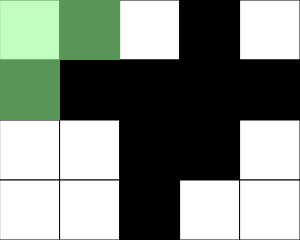
Frame 1 (no input)
Frame 60 (no input): identical to frame 1, image omitted
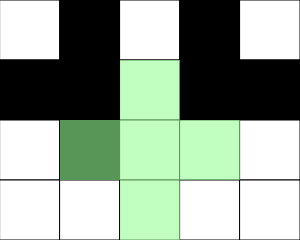
Frame 120 (the mouse pressed at the canvas centre since frame 60)

The p5.js sketch that drew these frames (run headless with seeded random() and noise() and a simulated clock; from frame 60 on, the mouse is pressed at the canvas centre):

// p5.js sketch
// ── sketch.js
// Puzzle Game Assignment
// Peyton Salzsauler
// November 4th, 2025
//
// Extra for Experts:
// - describe what you did to take this project "above and beyond"

let grid = [ //creates grid
  [0 ,255, 255, 0, 0],
  [0 , 255 , 0, 255, 0],
  [255, 0, 0, 255, 255],
  [0, 255, 255, 0, 255],
]
let squarePattern = false;
let countB;
let countW;
let rows = grid.length;
let cols = grid[0].length;

let squareSize = 60;

function setup() {
  createCanvas(cols*squareSize, rows*squareSize);
  randomGrid();
}

function draw() {
  background(220);
  renderGrid();
  gridOverlay();
  checkGrid();
}

function mousePressed(){
 
  
  let x = getCurrentX();
  let y = getCurrentY();
   
  if(squarePattern === false){
     if(keyIsDown(SHIFT)){
      flip(x,y); //flips middle selected square
      // if shift is pressed
    }
    else{ 
      //flips cross pattern
      if(x+1 < cols) flip(x+1,y);
      if(y-1 >= 0) flip(x, y-1);
      if(y+1 < rows) flip(x, y+1);
      if(x-1 >= 0) flip(x-1, y);
      flip(x,y);
    }
  }
  else {
    // flips the square pattern
    if (keyIsDown(SHIFT)) {
      flip(x, y);
      return;
    }

    flip(x, y);  // always flips the center

    if (x + 1 < cols) flip(x + 1, y);
    if (y + 1 < rows) flip(x, y + 1);
    if (x + 1 < cols && y + 1 < rows) flip(x + 1, y + 1);
  }
  
}

function getCurrentX(){
  //determine current column of mouse position
  let constrainedX = constrain(mouseX, 0, width-1);
  return floor(constrainedX / squareSize);
}

function getCurrentY(){
  //determine current row of mouse position
  let constrainedY = constrain(mouseY, 0, height-1);
  return floor(constrainedY / squareSize);
}
function flip(x,y){
  //find xy of a grid and flips that tile
  if(grid[y][x] === 0) grid[y][x] = 255;
  else grid[y][x] = 0;
}

function renderGrid(){
  stroke(0);// keeps gridlines turned on

  for (let y = 0; y < rows; y++){  //renders the grid
    for (let x = 0; x < cols; x++){
      let fillColor = grid[y][x];
      fill(fillColor);
      square(x*squareSize,y*squareSize,squareSize);
    }
  }
}
function randomGrid(){
  // create a grid that randomizes every reset
  for(let y = 0; y < rows; y++){
    for(let x = 0; x < cols; x++){
      grid[y][x] = floor(random(0,2))*255;
    }
  }
}
function checkGrid(){
  countB = 0; // counts black tiles
  countW = 0; // counts white tiles
  //check the grid to see if you won
  for(let y = 0; y < rows; y++){
    for(let x = 0; x < cols; x++){
      if(grid[y][x] === 0){//checks if all squares are black
        countB += 1;
        if(countB === rows*cols){
          textSize(75);//adds you win text
          fill(255);
          textAlign(CENTER);
          text("You Win!",width/2, height/2,);
        }
      }
      if(grid[y][x] === 255){//checks to see if all squares are white
        countW += 1;
        if(countW === rows*cols){
          textSize(75); //adds you win text
          fill(0);
          textAlign(CENTER);
          text("You Win!",width/2, height/2,);
        }
      }
    }
  }
}
function gridOverlay(){
  // creates green overlay to show selected squares
  let x = getCurrentX();
  let y = getCurrentY();


  fill(150, 255, 150, 150);
  noStroke();
  if(squarePattern === false){
    // creates cross pattern overlay
    square(x * squareSize, y * squareSize, squareSize);

    if(y-1 >= 0){
      square(x * squareSize, (y-1)* squareSize, squareSize);
    }
    if(y+1 < rows){
      square(x * squareSize, (y+1)* squareSize, squareSize);
    }
    if(x-1 >= 0){
      square((x-1) * squareSize, y * squareSize, squareSize);
    }
    if(x+1 < cols){
      square((x+1) * squareSize, y* squareSize, squareSize);
    }
    stroke(0);
  }
  else{
  // square pattern overlay
  noStroke();

  // center
  square(x * squareSize, y * squareSize, squareSize);

  // right
  if (x + 1 < cols) {
    square((x + 1) * squareSize, y * squareSize, squareSize);
  }

  // below
  if (y + 1 < rows) {
    square(x * squareSize, (y + 1) * squareSize, squareSize);
  }

  // bottom-right
  if (x + 1 < cols && y + 1 < rows) {
    square((x + 1) * squareSize, (y + 1) * squareSize, squareSize);
  }

  stroke(0);
}
}
function keyPressed(){
  if (key === ' '){ 
    //if the spacebar is pressed switch pattern type
    squarePattern = true;
  }
}
